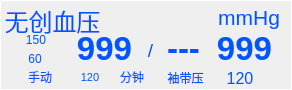
  <widget class="QFrame" name="frame_nibp">
   <property name="geometry">
    <rect>
     <x>730</x>
     <y>319</y>
     <width>292</width>
     <height>90</height>
    </rect>
   </property>
   <property name="autoFillBackground">
    <bool>false</bool>
   </property>
   <property name="styleSheet">
    <string notr="true">color:rgb(0, 85, 255);
border-color: rgb(255, 255, 255);
border-width:1px;
border-style:solid;


</string>
   </property>
   <property name="frameShape">
    <enum>QFrame::StyledPanel</enum>
   </property>
   <property name="frameShadow">
    <enum>QFrame::Plain</enum>
   </property>
   <widget class="QLabel" name="TextLabel_WuChuangXueYa">
    <property name="geometry">
     <rect>
      <x>5</x>
      <y>5</y>
      <width>95</width>
      <height>30</height>
     </rect>
    </property>
    <property name="font">
     <font>
      <pointsize>18</pointsize>
     </font>
    </property>
    <property name="styleSheet">
     <string notr="true">border-style:none;</string>
    </property>
    <property name="text">
     <string>无创血压</string>
    </property>
    <property name="alignment">
     <set>Qt::AlignCenter</set>
    </property>
   </widget>
   <widget class="QLabel" name="label_37">
    <property name="geometry">
     <rect>
      <x>210</x>
      <y>5</y>
      <width>70</width>
      <height>25</height>
     </rect>
    </property>
    <property name="font">
     <font>
      <pointsize>16</pointsize>
     </font>
    </property>
    <property name="styleSheet">
     <string notr="true">border-style:none;</string>
    </property>
    <property name="text">
     <string>mmHg</string>
    </property>
    <property name="alignment">
     <set>Qt::AlignRight|Qt::AlignTrailing|Qt::AlignVCenter</set>
    </property>
   </widget>
   <widget class="QLabel" name="TextLabel_WuChuangXueYa_XiaXian">
    <property name="geometry">
     <rect>
      <x>20</x>
      <y>50</y>
      <width>30</width>
      <height>18</height>
     </rect>
    </property>
    <property name="styleSheet">
     <string notr="true">border-style:none;</string>
    </property>
    <property name="text">
     <string>60</string>
    </property>
    <property name="alignment">
     <set>Qt::AlignCenter</set>
    </property>
   </widget>
   <widget class="QLabel" name="TextLabel_WuChuangXueYa_ShangXian">
    <property name="geometry">
     <rect>
      <x>20</x>
      <y>31</y>
      <width>32</width>
      <height>18</height>
     </rect>
    </property>
    <property name="styleSheet">
     <string notr="true">border-style:none;</string>
    </property>
    <property name="text">
     <string>150</string>
    </property>
    <property name="alignment">
     <set>Qt::AlignCenter</set>
    </property>
   </widget>
   <widget class="QLabel" name="TextLabel_WuChuangXueYa_ShouDong">
    <property name="geometry">
     <rect>
      <x>20</x>
      <y>69</y>
      <width>40</width>
      <height>15</height>
     </rect>
    </property>
    <property name="styleSheet">
     <string notr="true">border-style:none;</string>
    </property>
    <property name="text">
     <string>手动</string>
    </property>
    <property name="alignment">
     <set>Qt::AlignCenter</set>
    </property>
   </widget>
   <widget class="QLabel" name="TextLabel_WuChuangXueYa_fenzhong">
    <property name="geometry">
     <rect>
      <x>120</x>
      <y>69</y>
      <width>30</width>
      <height>15</height>
     </rect>
    </property>
    <property name="styleSheet">
     <string notr="true">border-style:none;</string>
    </property>
    <property name="text">
     <string>分钟</string>
    </property>
   </widget>
   <widget class="QLabel" name="TextLabel_WuChuangXueYa_ZiDongJianGe">
    <property name="geometry">
     <rect>
      <x>70</x>
      <y>72</y>
      <width>40</width>
      <height>10</height>
     </rect>
    </property>
    <property name="font">
     <font>
      <pointsize>8</pointsize>
     </font>
    </property>
    <property name="styleSheet">
     <string notr="true">border-style:none;</string>
    </property>
    <property name="text">
     <string>120</string>
    </property>
    <property name="alignment">
     <set>Qt::AlignCenter</set>
    </property>
   </widget>
   <widget class="QLabel" name="TextLabel_WuChuangXueYa_value_Gao_2">
    <property name="geometry">
     <rect>
      <x>70</x>
      <y>30</y>
      <width>69</width>
      <height>39</height>
     </rect>
    </property>
    <property name="font">
     <font>
      <pointsize>25</pointsize>
      <weight>75</weight>
      <bold>true</bold>
     </font>
    </property>
    <property name="layoutDirection">
     <enum>Qt::RightToLeft</enum>
    </property>
    <property name="styleSheet">
     <string notr="true">border-style:none;</string>
    </property>
    <property name="midLineWidth">
     <number>1</number>
    </property>
    <property name="text">
     <string>999</string>
    </property>
    <property name="textFormat">
     <enum>Qt::RichText</enum>
    </property>
    <property name="alignment">
     <set>Qt::AlignCenter</set>
    </property>
   </widget>
   <widget class="QLabel" name="label_72">
    <property name="geometry">
     <rect>
      <x>158</x>
      <y>30</y>
      <width>51</width>
      <height>39</height>
     </rect>
    </property>
    <property name="font">
     <font>
      <pointsize>25</pointsize>
      <weight>75</weight>
      <bold>true</bold>
     </font>
    </property>
    <property name="layoutDirection">
     <enum>Qt::RightToLeft</enum>
    </property>
    <property name="styleSheet">
     <string notr="true">border-style:none;</string>
    </property>
    <property name="midLineWidth">
     <number>1</number>
    </property>
    <property name="text">
     <string>---</string>
    </property>
    <property name="textFormat">
     <enum>Qt::RichText</enum>
    </property>
    <property name="alignment">
     <set>Qt::AlignCenter</set>
    </property>
   </widget>
   <widget class="QLabel" name="TextLabel_WuChuangXueYa_value_Di">
    <property name="geometry">
     <rect>
      <x>210</x>
      <y>30</y>
      <width>69</width>
      <height>39</height>
     </rect>
    </property>
    <property name="font">
     <font>
      <pointsize>25</pointsize>
      <weight>75</weight>
      <bold>true</bold>
     </font>
    </property>
    <property name="layoutDirection">
     <enum>Qt::RightToLeft</enum>
    </property>
    <property name="styleSheet">
     <string notr="true">border-style:none;</string>
    </property>
    <property name="midLineWidth">
     <number>1</number>
    </property>
    <property name="text">
     <string>999</string>
    </property>
    <property name="textFormat">
     <enum>Qt::RichText</enum>
    </property>
    <property name="alignment">
     <set>Qt::AlignCenter</set>
    </property>
   </widget>
   <widget class="QLabel" name="TextLabel_WuChuangXueYa_xiudaiya">
    <property name="geometry">
     <rect>
      <x>160</x>
      <y>70</y>
      <width>51</width>
      <height>16</height>
     </rect>
    </property>
    <property name="styleSheet">
     <string notr="true">border-style:none;</string>
    </property>
    <property name="text">
     <string>袖带压</string>
    </property>
    <property name="alignment">
     <set>Qt::AlignCenter</set>
    </property>
   </widget>
   <widget class="QLabel" name="TextLabel_WuChuangXueYa_xiudaiya_value">
    <property name="geometry">
     <rect>
      <x>220</x>
      <y>70</y>
      <width>40</width>
      <height>16</height>
     </rect>
    </property>
    <property name="font">
     <font>
      <pointsize>12</pointsize>
     </font>
    </property>
    <property name="styleSheet">
     <string notr="true">border-style:none;</string>
    </property>
    <property name="text">
     <string>120</string>
    </property>
    <property name="alignment">
     <set>Qt::AlignCenter</set>
    </property>
   </widget>
   <widget class="QLabel" name="TextLabel_WuChuangXueYa_value_XieXian">
    <property name="geometry">
     <rect>
      <x>140</x>
      <y>40</y>
      <width>21</width>
      <height>21</height>
     </rect>
    </property>
    <property name="font">
     <font>
      <pointsize>14</pointsize>
     </font>
    </property>
    <property name="styleSheet">
     <string notr="true">border-style:none;</string>
    </property>
    <property name="text">
     <string>/</string>
    </property>
    <property name="alignment">
     <set>Qt::AlignCenter</set>
    </property>
   </widget>
  </widget>
